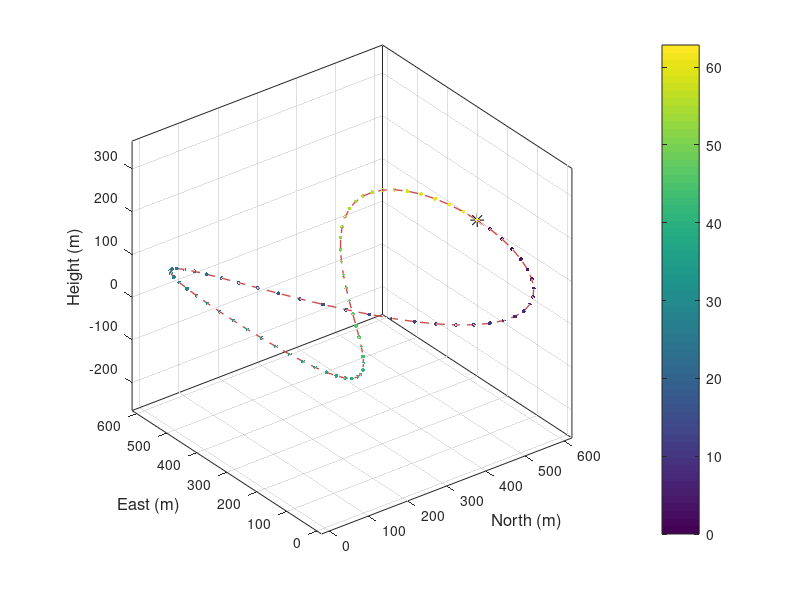

This figure's MATLAB source:
% 李萨如曲线生成与可视化
% 支持二维和三维曲线，可自定义频率、振幅和相位参数

clear; clc; close all;

%% 参数设置
% North, East, Height的范围
North_range = 320; North_bais = 300;
East_range = 280; East_bais = 300;
Height_range = 50; Height_bais = 50;
color = [0.8, 0.3, 0.3];
numbers = 80;

% 基础参数
t = linspace(0, 20 * pi, numbers);  % 时间参数
dimension = 3;                 % 2=二维曲线，3=三维曲线

% 频率比 (决定曲线形状，有理数时闭合，无理数时非闭合)
f = [-0.1, -0.2, -0.2];                 % x, y, z方向频率

% 振幅设置
% x, y, z方向振幅
A = [North_range, East_range, Height_range];                 

% 相位偏移 (增加曲线复杂度)
phi = [pi/2, 0, pi/2];         % x, y, z方向相位

%% 生成李萨如曲线
x = A(1) * sin(f(1)*t + phi(1)) + North_bais;
y = A(2) * sin(f(2)*t + phi(2)) + East_bais;
z = A(3) * sin(f(3)*t + phi(3)) + Height_bais;

% 计算周长
diff_x = diff(x);
diff_y = diff(y);
diff_z = diff(z);

C = sum(sqrt((diff_x).^2 + (diff_y).^2 + (diff_z).^2));

%% 保存数据
path_ref = [x',y',-z'];
% 数据填充

path_ref = [path_ref(1,:);...
             (path_ref(1,:) * 0.5 + path_ref(2,:) * 0.5);...
             path_ref(2:end-1,:);...
             (path_ref(end-1,:) * 0.5 + path_ref(end,:) * 0.5);...
             path_ref(end,:)];

save('lissajous_CJA.mat','path_ref');

%% 画图
h = figure('Position', [100, 100, 800, 600]);hold on;
%ax = axes('Parent', gcf, 'Projection', 'perspective');
plot3(x, y, z, 'LineStyle', '--','LineWidth', 1, 'Color', color);

plot3(x(1), y(1), z(1), 'k*','MarkerSize',10);

scatter3(x, y, z, 8, t, 'filled', 'MarkerEdgeColor', 'none');
colorbar; colormap;
axis equal; grid on; box on;
xlabel('North (m)', 'FontSize', 12);
ylabel('East (m)', 'FontSize', 12);
zlabel('Height (m)', 'FontSize', 12);
view(3);
return;
%% CJA的pathfollowing算法
rho = 0.1;
L = diag([1 1 3]);
k = [0.005, 0.005, 0.005];
c1 = 3; c2 = 6;
tau = 1;
% 画速度场
Va = 13; 
d_hat = [5 5 5]';

f1 = @(t) A(1) * sin(f(1)*t + phi(1)) + North_bais;
f2 = @(t) A(2) * sin(f(2)*t + phi(2)) + East_bais;
f3 = @(t) A(3) * sin(f(3)*t + phi(3)) + Height_bais;

f1_dot = @(t) A(1) * f(1)* cos(f(1)*t + phi(1));
f2_dot = @(t) A(2) * f(2)* cos(f(2)*t + phi(2));
f3_dot = @(t) A(3) * f(3)* cos(f(3)*t + phi(3));

varphi1 = @(x,y,z,w)(x - f1(w * tau));
varphi2 = @(x,y,z,w)(y - f2(w * tau));
varphi3 = @(x,y,z,w)(z - f3(w * tau));

xi_d_dot = @(x,y,z,w)[ -rho^3 * tau * f1_dot(tau * w) - k(1) * rho^2 * varphi1(x,y,z,w);...
                       -rho^3 * tau * f2_dot(tau * w) - k(2) * rho^2 * varphi2(x,y,z,w);...
                       -rho^3 * tau * f3_dot(tau * w) - k(3) * rho^2 * varphi3(x,y,z,w);...
                       -rho^3 + rho^2 * tau * ( k(1) * varphi1(x,y,z,w) * f1_dot(tau * w) + ...
                                                k(2) * varphi2(x,y,z,w) * f2_dot(tau * w) + ...
                                                k(3) * varphi3(x,y,z,w) * f3_dot(tau * w)  )];


%% 可视化
figure(h);
for l = 1:length(x)        
    xi = x(l); yj = y(l); zk = z(l); wl = t(l);
    xi_d_dot_value = xi_d_dot(xi,yj,zk,wl);
    Vg_d_bar = xi_d_dot_value(1:3)/norm(xi_d_dot_value(1:3));
    P_d_dot_bar = Vg_d_bar;
    % 画出VF的向量线
    quiver3(xi,yj,zk,Vg_d_bar(1),Vg_d_bar(2),Vg_d_bar(3),20,'LineWidth',1.5,'Color','r'); % 风场扰动前的向量
    % 计算b,c
    b = P_d_dot_bar' * d_hat / Va;
    c = norm(d_hat) / Va;
    % 计算s_star
    s_star = b + sqrt(b^2 - c^2 + 1);
    % 计算v_1_d
    v_1_d = s_star * P_d_dot_bar - d_hat/Va; % v_1_d的norm为1
    % 画出v_1_d的向量线
    quiver3(xi,yj,zk,v_1_d(1),v_1_d(2),v_1_d(3),20,'LineWidth',1.5,'Color','b'); % 风场扰动后的向量
    % 风场扰动量
    quiver3(xi,yj,zk,d_hat(1)/norm(d_hat),d_hat(2)/norm(d_hat),d_hat(3)/norm(d_hat),20,'LineWidth',1.5,'Color','g'); % 风场扰动
    % 计算phi_d, theta_d
    theta_d = asin(v_1_d(3));
    % ----------无人机自己的关键信息----------
    psi = 0; % UAV的偏航角
    varepsilon = [cos(psi),sin(psi)]';
    % --------------------------------------
    % 计算psi_d_dot
    varepsilon_d = v_1_d(1:2)/norm(v_1_d(1:2));
    % 计算当前的psi_d
    psi_d = atan2(varepsilon_d(2),varepsilon_d(1));
    varepsilon_tilde = [-sin(psi_d),cos(psi_d)]';
    E = [0, 1; -1, 0];
    psi_d_dot =  varepsilon_d' * E * (-varepsilon)/(1 - varepsilon_d' * E * varepsilon_tilde ) ;
    phi_d = atan2( Va * psi_d_dot , 9.81);
end
 
